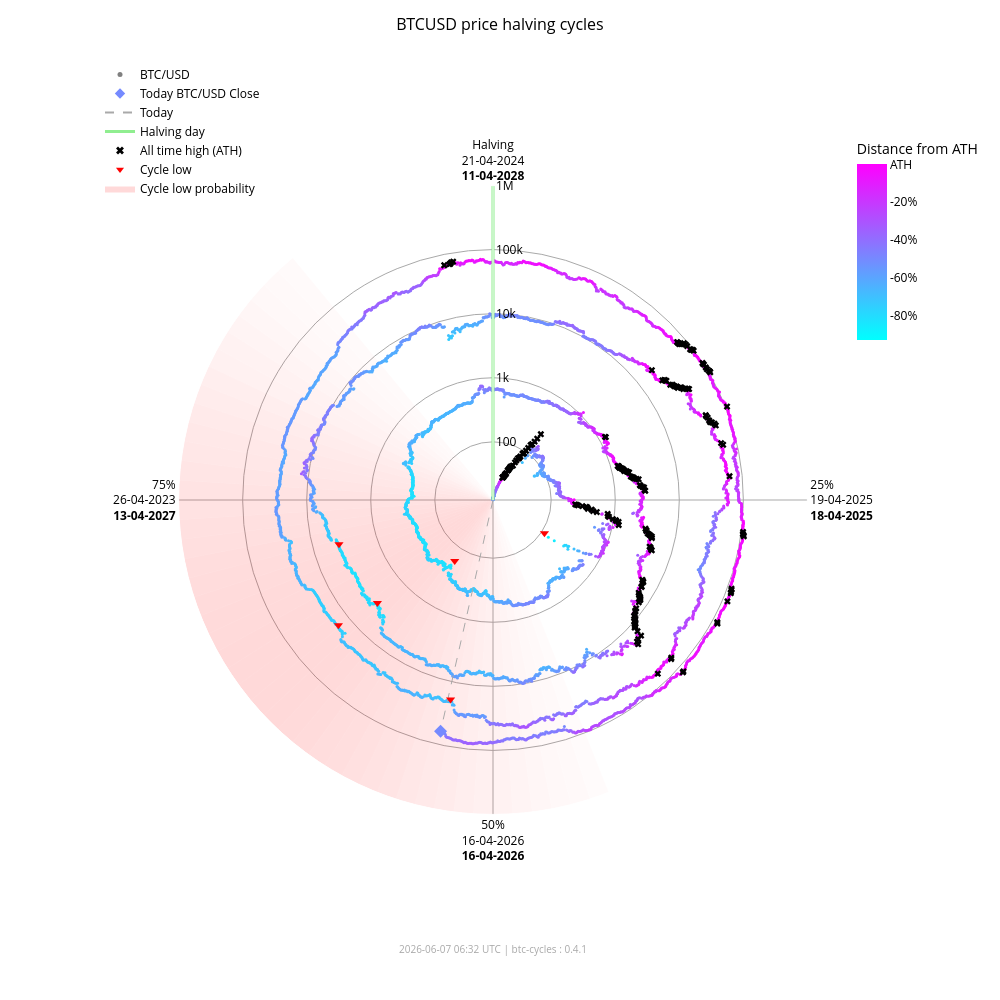

Notebook source saved alongside this figure:
### Markdown cell above
### Interactive chart (plotly)

### Code cell
fig_interactive = btc.plot(
    kind="interactive",
    from_date="2012-11-28",
)
# plotly config for interactivity
config = {"scrollZoom": True, "displayModeBar": True}
# display in notebook
fig_interactive.show(config=config)

### Figure 1 — Plotly figure (JSON) as saved in the notebook; plotly's stock layout.template omitted (floating-point values rounded to 4 significant figures; data arrays with more than 128 entries replaced by an {"elided": "..."} marker saying what was removed)
{"data": [{"fill": "toself", "fillcolor": "rgba(255,0,0,0.017168280509461755)", "hoverinfo": "skip", "line": {"width": 0}, "mode": "lines", "r": [12.35, 1000000, 1000000, 12.35, 12.35], "showlegend": false, "theta": [158.4, 158.4, 162.0, 162.0, 158.4], "type": "scatterpolar"}, {"fill": "toself", "fillcolor": "rgba(255,0,0,0.022114794501891175)", "hoverinfo": "skip", "line": {"width": 0}, "mode": "lines", "r": [12.35, 1000000, 1000000, 12.35, 12.35], "showlegend": false, "theta": [162.0, 162.0, 165.6, 165.6, 162.0], "type": "scatterpolar"}, {"fill": "toself", "fillcolor": "rgba(255,0,0,0.02790404259511669)", "hoverinfo": "skip", "line": {"width": 0}, "mode": "lines", "r": [12.35, 1000000, 1000000, 12.35, 12.35], "showlegend": false, "theta": [165.6, 165.6, 169.2, 169.2, 165.6], "type": "scatterpolar"}, {"fill": "toself", "fillcolor": "rgba(255,0,0,0.034518294852420334)", "hoverinfo": "skip", "line": {"width": 0}, "mode": "lines", "r": [12.35, 1000000, 1000000, 12.35, 12.35], "showlegend": false, "theta": [169.2, 169.2, 172.8, 172.8, 169.2], "type": "scatterpolar"}, {"fill": "toself", "fillcolor": "rgba(255,0,0,0.041901979682821514)", "hoverinfo": "skip", "line": {"width": 0}, "mode": "lines", "r": [12.35, 1000000, 1000000, 12.35, 12.35], "showlegend": false, "theta": [172.8, 172.8, 176.4, 176.4, 172.8], "type": "scatterpolar"}, {"fill": "toself", "fillcolor": "rgba(255,0,0,0.04996405861294358)", "hoverinfo": "skip", "line": {"width": 0}, "mode": "lines", "r": [12.35, 1000000, 1000000, 12.35, 12.35], "showlegend": false, "theta": [176.4, 176.4, 180.0, 180.0, 176.4], "type": "scatterpolar"}, {"fill": "toself", "fillcolor": "rgba(255,0,0,0.05858349692240514)", "hoverinfo": "skip", "line": {"width": 0}, "mode": "lines", "r": [12.35, 1000000, 1000000, 12.35, 12.35], "showlegend": false, "theta": [180.0, 180.0, 183.6, 183.6, 180.0], "type": "scatterpolar"}, {"fill": "toself", "fillcolor": "rgba(255,0,0,0.06761662035375064)", "hoverinfo": "skip", "line": {"width": 0}, "mode": "lines", "r": [12.35, 1000000, 1000000, 12.35, 12.35], "showlegend": false, "theta": [183.6, 183.6, 187.2, 187.2, 183.6], "type": "scatterpolar"}, {"fill": "toself", "fillcolor": "rgba(255,0,0,0.07690481219944661)", "hoverinfo": "skip", "line": {"width": 0}, "mode": "lines", "r": [12.35, 1000000, 1000000, 12.35, 12.35], "showlegend": false, "theta": [187.2, 187.2, 190.8, 190.8, 187.2], "type": "scatterpolar"}, {"fill": "toself", "fillcolor": "rgba(255,0,0,0.08628112000611096)", "hoverinfo": "skip", "line": {"width": 0}, "mode": "lines", "r": [12.35, 1000000, 1000000, 12.35, 12.35], "showlegend": false, "theta": [190.8, 190.8, 194.4, 194.4, 190.8], "type": "scatterpolar"}, {"fill": "toself", "fillcolor": "rgba(255,0,0,0.09557490841018089)", "hoverinfo": "skip", "line": {"width": 0}, "mode": "lines", "r": [12.35, 1000000, 1000000, 12.35, 12.35], "showlegend": false, "theta": [194.4, 194.4, 198.0, 198.0, 194.4], "type": "scatterpolar"}, {"fill": "toself", "fillcolor": "rgba(255,0,0,0.10461455782963762)", "hoverinfo": "skip", "line": {"width": 0}, "mode": "lines", "r": [12.35, 1000000, 1000000, 12.35, 12.35], "showlegend": false, "theta": [198.0, 198.0, 201.6, 201.6, 198.0], "type": "scatterpolar"}, {"fill": "toself", "fillcolor": "rgba(255,0,0,0.11322908719652829)", "hoverinfo": "skip", "line": {"width": 0}, "mode": "lines", "r": [12.35, 1000000, 1000000, 12.35, 12.35], "showlegend": false, "theta": [201.6, 201.6, 205.2, 205.2, 201.6], "type": "scatterpolar"}, {"fill": "toself", "fillcolor": "rgba(255,0,0,0.12125015337052986)", "hoverinfo": "skip", "line": {"width": 0}, "mode": "lines", "r": [12.35, 1000000, 1000000, 12.35, 12.35], "showlegend": false, "theta": [205.2, 205.2, 208.8, 208.8, 205.2], "type": "scatterpolar"}, {"fill": "toself", "fillcolor": "rgba(255,0,0,0.12851590515331976)", "hoverinfo": "skip", "line": {"width": 0}, "mode": "lines", "r": [12.35, 1000000, 1000000, 12.35, 12.35], "showlegend": false, "theta": [208.8, 208.8, 212.4, 212.4, 208.8], "type": "scatterpolar"}, {"fill": "toself", "fillcolor": "rgba(255,0,0,0.13487757461161184)", "hoverinfo": "skip", "line": {"width": 0}, "mode": "lines", "r": [12.35, 1000000, 1000000, 12.35, 12.35], "showlegend": false, "theta": [212.4, 212.4, 216.0, 216.0, 212.4], "type": "scatterpolar"}, {"fill": "toself", "fillcolor": "rgba(255,0,0,0.14020862181849592)", "hoverinfo": "skip", "line": {"width": 0}, "mode": "lines", "r": [12.35, 1000000, 1000000, 12.35, 12.35], "showlegend": false, "theta": [216.0, 216.0, 219.6, 219.6, 216.0], "type": "scatterpolar"}, {"fill": "toself", "fillcolor": "rgba(255,0,0,0.14441504950654527)", "hoverinfo": "skip", "line": {"width": 0}, "mode": "lines", "r": [12.35, 1000000, 1000000, 12.35, 12.35], "showlegend": false, "theta": [219.6, 219.6, 223.2, 223.2, 219.6], "type": "scatterpolar"}, {"fill": "toself", "fillcolor": "rgba(255,0,0,0.14744459351271713)", "hoverinfo": "skip", "line": {"width": 0}, "mode": "lines", "r": [12.35, 1000000, 1000000, 12.35, 12.35], "showlegend": false, "theta": [223.2, 223.2, 226.8, 226.8, 223.2], "type": "scatterpolar"}, {"fill": "toself", "fillcolor": "rgba(255,0,0,0.14929223192296423)", "hoverinfo": "skip", "line": {"width": 0}, "mode": "lines", "r": [12.35, 1000000, 1000000, 12.35, 12.35], "showlegend": false, "theta": [226.8, 226.8, 230.4, 230.4, 226.8], "type": "scatterpolar"}, {"fill": "toself", "fillcolor": "rgba(255,0,0,0.15)", "hoverinfo": "skip", "line": {"width": 0}, "mode": "lines", "r": [12.35, 1000000, 1000000, 12.35, 12.35], "showlegend": false, "theta": [230.4, 230.4, 234.0, 234.0, 230.4], "type": "scatterpolar"}, {"fill": "toself", "fillcolor": "rgba(255,0,0,0.14965033825231114)", "hoverinfo": "skip", "line": {"width": 0}, "mode": "lines", "r": [12.35, 1000000, 1000000, 12.35, 12.35], "showlegend": false, "theta": [234.0, 234.0, 237.6, 237.6, 234.0], "type": "scatterpolar"}, {"fill": "toself", "fillcolor": "rgba(255,0,0,0.14835378057909807)", "hoverinfo": "skip", "line": {"width": 0}, "mode": "lines", "r": [12.35, 1000000, 1000000, 12.35, 12.35], "showlegend": false, "theta": [237.6, 237.6, 241.2, 241.2, 237.6], "type": "scatterpolar"}, {"fill": "toself", "fillcolor": "rgba(255,0,0,0.14623322283554635)", "hoverinfo": "skip", "line": {"width": 0}, "mode": "lines", "r": [12.35, 1000000, 1000000, 12.35, 12.35], "showlegend": false, "theta": [241.2, 241.2, 244.8, 244.8, 241.2], "type": "scatterpolar"}, {"fill": "toself", "fillcolor": "rgba(255,0,0,0.1434078538226231)", "hoverinfo": "skip", "line": {"width": 0}, "mode": "lines", "r": [12.35, 1000000, 1000000, 12.35, 12.35], "showlegend": false, "theta": [244.8, 244.8, 248.4, 248.4, 244.8], "type": "scatterpolar"}, {"fill": "toself", "fillcolor": "rgba(255,0,0,0.13997983179373427)", "hoverinfo": "skip", "line": {"width": 0}, "mode": "lines", "r": [12.35, 1000000, 1000000, 12.35, 12.35], "showlegend": false, "theta": [248.4, 248.4, 252.0, 252.0, 248.4], "type": "scatterpolar"}, {"fill": "toself", "fillcolor": "rgba(255,0,0,0.13602598258454268)", "hoverinfo": "skip", "line": {"width": 0}, "mode": "lines", "r": [12.35, 1000000, 1000000, 12.35, 12.35], "showlegend": false, "theta": [252.0, 252.0, 255.6, 255.6, 252.0], "type": "scatterpolar"}, {"fill": "toself", "fillcolor": "rgba(255,0,0,0.13159547355344953)", "hoverinfo": "skip", "line": {"width": 0}, "mode": "lines", "r": [12.35, 1000000, 1000000, 12.35, 12.35], "showlegend": false, "theta": [255.6, 255.6, 259.2, 259.2, 255.6], "type": "scatterpolar"}, {"fill": "toself", "fillcolor": "rgba(255,0,0,0.12671301775492697)", "hoverinfo": "skip", "line": {"width": 0}, "mode": "lines", "r": [12.35, 1000000, 1000000, 12.35, 12.35], "showlegend": false, "theta": [259.2, 259.2, 262.8, 262.8, 259.2], "type": "scatterpolar"}, {"fill": "toself", "fillcolor": "rgba(255,0,0,0.12138610149219965)", "hoverinfo": "skip", "line": {"width": 0}, "mode": "lines", "r": [12.35, 1000000, 1000000, 12.35, 12.35], "showlegend": false, "theta": [262.8, 262.8, 266.4, 266.4, 262.8], "type": "scatterpolar"}, {"fill": "toself", "fillcolor": "rgba(255,0,0,0.1156142551644921)", "hoverinfo": "skip", "line": {"width": 0}, "mode": "lines", "r": [12.35, 1000000, 1000000, 12.35, 12.35], "showlegend": false, "theta": [266.4, 266.4, 270.0, 270.0, 266.4], "type": "scatterpolar"}, {"fill": "toself", "fillcolor": "rgba(255,0,0,0.10939851441251548)", "hoverinfo": "skip", "line": {"width": 0}, "mode": "lines", "r": [12.35, 1000000, 1000000, 12.35, 12.35], "showlegend": false, "theta": [270.0, 270.0, 273.6, 273.6, 270.0], "type": "scatterpolar"}, {"fill": "toself", "fillcolor": "rgba(255,0,0,0.10274974912946185)", "hoverinfo": "skip", "line": {"width": 0}, "mode": "lines", "r": [12.35, 1000000, 1000000, 12.35, 12.35], "showlegend": false, "theta": [273.6, 273.6, 277.2, 277.2, 273.6], "type": "scatterpolar"}, {"fill": "toself", "fillcolor": "rgba(255,0,0,0.09569517349791425)", "hoverinfo": "skip", "line": {"width": 0}, "mode": "lines", "r": [12.35, 1000000, 1000000, 12.35, 12.35], "showlegend": false, "theta": [277.2, 277.2, 280.8, 280.8, 277.2], "type": "scatterpolar"}, {"fill": "toself", "fillcolor": "rgba(255,0,0,0.08828282625646727)", "hoverinfo": "skip", "line": {"width": 0}, "mode": "lines", "r": [12.35, 1000000, 1000000, 12.35, 12.35], "showlegend": false, "theta": [280.8, 280.8, 284.4, 284.4, 280.8], "type": "scatterpolar"}, {"fill": "toself", "fillcolor": "rgba(255,0,0,0.08058400018765345)", "hoverinfo": "skip", "line": {"width": 0}, "mode": "lines", "r": [12.35, 1000000, 1000000, 12.35, 12.35], "showlegend": false, "theta": [284.4, 284.4, 288.0, 288.0, 284.4], "type": "scatterpolar"}, {"fill": "toself", "fillcolor": "rgba(255,0,0,0.07269354608292704)", "hoverinfo": "skip", "line": {"width": 0}, "mode": "lines", "r": [12.35, 1000000, 1000000, 12.35, 12.35], "showlegend": false, "theta": [288.0, 288.0, 291.6, 291.6, 288.0], "type": "scatterpolar"}, {"fill": "toself", "fillcolor": "rgba(255,0,0,0.06472784449068783)", "hoverinfo": "skip", "line": {"width": 0}, "mode": "lines", "r": [12.35, 1000000, 1000000, 12.35, 12.35], "showlegend": false, "theta": [291.6, 291.6, 295.2, 295.2, 291.6], "type": "scatterpolar"}, {"fill": "toself", "fillcolor": "rgba(255,0,0,0.05682021976743955)", "hoverinfo": "skip", "line": {"width": 0}, "mode": "lines", "r": [12.35, 1000000, 1000000, 12.35, 12.35], "showlegend": false, "theta": [295.2, 295.2, 298.8, 298.8, 295.2], "type": "scatterpolar"}, {"fill": "toself", "fillcolor": "rgba(255,0,0,0.04911378436707333)", "hoverinfo": "skip", "line": {"width": 0}, "mode": "lines", "r": [12.35, 1000000, 1000000, 12.35, 12.35], "showlegend": false, "theta": [298.8, 298.8, 302.4, 302.4, 298.8], "type": "scatterpolar"}, {"fill": "toself", "fillcolor": "rgba(255,0,0,0.04175213714896469)", "hoverinfo": "skip", "line": {"width": 0}, "mode": "lines", "r": [12.35, 1000000, 1000000, 12.35, 12.35], "showlegend": false, "theta": [302.4, 302.4, 306.0, 306.0, 302.4], "type": "scatterpolar"}, {"fill": "toself", "fillcolor": "rgba(255,0,0,0.034868865657538876)", "hoverinfo": "skip", "line": {"width": 0}, "mode": "lines", "r": [12.35, 1000000, 1000000, 12.35, 12.35], "showlegend": false, "theta": [306.0, 306.0, 309.6, 309.6, 306.0], "type": "scatterpolar"}, {"fill": "toself", "fillcolor": "rgba(255,0,0,0.02857722515334582)", "hoverinfo": "skip", "line": {"width": 0}, "mode": "lines", "r": [12.35, 1000000, 1000000, 12.35, 12.35], "showlegend": false, "theta": [309.6, 309.6, 313.2, 313.2, 309.6], "type": "scatterpolar"}, {"fill": "toself", "fillcolor": "rgba(255,0,0,0.022961515313555197)", "hoverinfo": "skip", "line": {"width": 0}, "mode": "lines", "r": [12.35, 1000000, 1000000, 12.35, 12.35], "showlegend": false, "theta": [313.2, 313.2, 316.8, 316.8, 313.2], "type": "scatterpolar"}, {"fill": "toself", "fillcolor": "rgba(255,0,0,0.01807146942917362)", "hoverinfo": "skip", "line": {"width": 0}, "mode": "lines", "r": [12.35, 1000000, 1000000, 12.35, 12.35], "showlegend": false, "theta": [316.8, 316.8, 320.4, 320.4, 316.8], "type": "scatterpolar"}, {"hoverinfo": "text", "marker": {"color": {"elided": "4940 str values"}, "size": 3}, "mode": "markers", "r": {"elided": "4940 float values"}, "showlegend": false, "text": {"elided": "4940 str values"}, "theta": {"elided": "4940 float values"}, "type": "scatterpolar"}, {"hoverinfo": "skip", "line": {"color": "lightgreen", "width": 3}, "mode": "lines", "r": [12.35, 1000000], "showlegend": false, "theta": [0, 0], "type": "scatterpolar"}, {"hoverinfo": "skip", "line": {"color": "darkgrey", "dash": "dash", "width": 1}, "mode": "lines", "r": [12.35, 62040.0], "showlegend": false, "theta": [192.8, 192.8], "type": "scatterpolar"}, {"hoverinfo": "text", "marker": {"color": "#758aff", "size": 10, "symbol": "diamond"}, "mode": "markers", "r": [62040.0], "showlegend": false, "text": ["Today<br>Date: 2026-06-07<br>Price: $62,040.95"], "theta": [192.8], "type": "scatterpolar"}, {"hoverinfo": "text", "marker": {"color": "black", "size": 6, "symbol": "x"}, "mode": "markers", "r": {"elided": "195 float values"}, "showlegend": false, "text": {"elided": "195 str values"}, "theta": {"elided": "195 float values"}, "type": "scatterpolar"}, {"hoverinfo": "text", "marker": {"color": "red", "size": 8, "symbol": "triangle-down"}, "mode": "markers", "r": [111.6, 164.9, 3233.0, 3925.0, 18950.0, 15760.0], "showlegend": false, "text": ["Cycle Low<br>Date: 2014-02-21<br>Price: $111.56<br>ATH distance: -91.0%", "Cycle Low<br>Date: 2015-01-14<br>Price: $164.92<br>ATH distance: -86.7%", "Cycle Low<br>Date: 2018-12-15<br>Price: $3,232.51<br>ATH distance: -83.3%", "Cycle Low<br>Date: 2019-03-25<br>Price: $3,924.55<br>ATH distance: -79.7%", "Cycle Low<br>Date: 2022-06-18<br>Price: $18,954.25<br>ATH distance: -71.9%", "Cycle Low<br>Date: 2022-11-21<br>Price: $15,760.19<br>ATH distance: -76.7%"], "theta": [122.8, 212.1, 228.3, 254.0, 192.0, 231.0], "type": "scatterpolar"}, {"marker": {"color": "grey", "size": 5}, "mode": "markers", "name": "BTC/USD", "r": [null], "theta": [null], "type": "scatterpolar"}, {"marker": {"color": "#758aff", "size": 8, "symbol": "diamond"}, "mode": "markers", "name": "Today BTC/USD Close", "r": [null], "theta": [null], "type": "scatterpolar"}, {"line": {"color": "darkgrey", "dash": "dash"}, "mode": "lines", "name": "Today", "r": [null], "theta": [null], "type": "scatterpolar"}, {"line": {"color": "lightgreen", "width": 3}, "mode": "lines", "name": "Halving day", "r": [null], "theta": [null], "type": "scatterpolar"}, {"marker": {"color": "black", "size": 7, "symbol": "x"}, "mode": "markers", "name": "All time high (ATH)", "r": [null], "theta": [null], "type": "scatterpolar"}, {"marker": {"color": "red", "size": 7, "symbol": "triangle-down"}, "mode": "markers", "name": "Cycle low", "r": [null], "theta": [null], "type": "scatterpolar"}, {"fill": "toself", "fillcolor": "rgba(255,0,0,0.15)", "line": {"width": 0}, "mode": "lines", "name": "Cycle low probability", "r": [null], "theta": [null], "type": "scatterpolar"}, {"hoverinfo": "skip", "marker": {"cmax": 0, "cmin": -0.9307, "color": [0], "colorbar": {"len": 0.25, "ticktext": ["ATH", "-20%", "-40%", "-60%", "-80%", "-100%"], "tickvals": [0, -0.2, -0.4, -0.6, -0.8, -1.0], "title": {"text": "Distance from ATH"}, "x": 0.95, "y": 0.92, "yanchor": "top"}, "colorscale": {"elided": "256x2 mixed values"}, "showscale": true, "size": 0}, "mode": "markers", "r": [null], "showlegend": false, "theta": [null], "type": "scatterpolar"}], "layout": {"annotations": [{"font": {"color": "darkgrey", "size": 10}, "showarrow": false, "text": "2026-06-07 06:32 UTC | btc-cycles : 0.4.1", "x": 0.5, "xref": "paper", "y": -0.02, "yref": "paper"}], "font": {"color": "black"}, "height": 1000, "legend": {"bgcolor": "rgba(0,0,0,0)", "font": {"color": "black"}, "x": 0.0, "y": 1.0}, "margin": {"b": 60, "l": 100, "r": 80, "t": 60}, "paper_bgcolor": "white", "plot_bgcolor": "white", "polar": {"angularaxis": {"color": "black", "direction": "clockwise", "gridcolor": "darkgrey", "rotation": 90, "ticktext": ["Halving<br>21-04-2024<br><b>11-04-2028</b>", "25%<br>19-04-2025<br><b>18-04-2025</b>", "50%<br>16-04-2026<br><b>16-04-2026</b>", "75%<br>26-04-2023<br><b>13-04-2027</b>"], "tickvals": [0, 90, 180, 270]}, "bgcolor": "white", "domain": {"x": [0.1, 0.9], "y": [0.05, 0.95]}, "radialaxis": {"angle": 90, "color": "black", "gridcolor": "darkgrey", "range": [1.092, 6.0], "tickangle": 90, "ticktext": ["100", "1k", "10k", "100k", "1M"], "tickvals": [100, 1000, 10000, 100000, 1000000], "type": "log"}}, "title": {"font": {"color": "black", "size": 16}, "text": "BTCUSD price halving cycles", "x": 0.5}, "width": 1000}}
